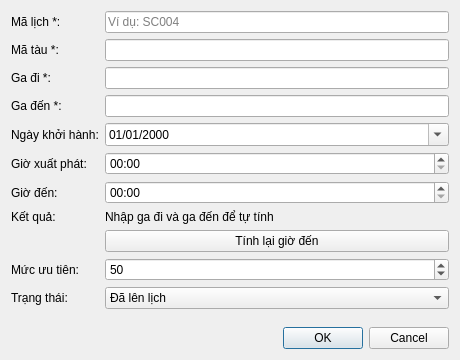
<?xml version="1.0" encoding="utf-8"?>
<ui version="4.0">
 <class>ScheduleDialog</class>
 <widget class="QDialog" name="ScheduleDialog">
  <property name="geometry">
   <rect>
    <x>0</x>
    <y>0</y>
    <width>460</width>
    <height>360</height>
   </rect>
  </property>
  <layout class="QVBoxLayout">
   <item>
    <layout class="QFormLayout">
     <item row="0" column="0">
      <widget class="QLabel" name="label0">
       <property name="text">
        <string>Mã lịch *:</string>
       </property>
      </widget>
     </item>
     <item row="0" column="1">
      <widget class="QLineEdit" name="leId">
       <property name="placeholderText">
        <string>Ví dụ: SC004</string>
       </property>
      </widget>
     </item>
     <item row="1" column="0">
      <widget class="QLabel" name="label1">
       <property name="text">
        <string>Mã tàu *:</string>
       </property>
      </widget>
     </item>
     <item row="1" column="1">
      <widget class="QLineEdit" name="leTrainId">
       <property name="placeholderText">
        <string></string>
       </property>
      </widget>
     </item>
     <item row="2" column="0">
      <widget class="QLabel" name="label2">
       <property name="text">
        <string>Ga đi *:</string>
       </property>
      </widget>
     </item>
     <item row="2" column="1">
      <widget class="QLineEdit" name="leFrom">
       <property name="placeholderText">
        <string></string>
       </property>
      </widget>
     </item>
     <item row="3" column="0">
      <widget class="QLabel" name="label3">
       <property name="text">
        <string>Ga đến *:</string>
       </property>
      </widget>
     </item>
     <item row="3" column="1">
      <widget class="QLineEdit" name="leTo">
       <property name="placeholderText">
        <string></string>
       </property>
      </widget>
     </item>
     <item row="4" column="0">
      <widget class="QLabel" name="label4">
       <property name="text">
        <string>Ngày khởi hành:</string>
       </property>
      </widget>
     </item>
     <item row="4" column="1">
      <widget class="QDateEdit" name="deDate">
       <property name="calendarPopup">
        <bool>true</bool>
       </property>
       <property name="displayFormat">
        <string>dd/MM/yyyy</string>
       </property>
      </widget>
     </item>
     <item row="5" column="0">
      <widget class="QLabel" name="label5">
       <property name="text">
        <string>Giờ xuất phát:</string>
       </property>
      </widget>
     </item>
     <item row="5" column="1">
      <widget class="QTimeEdit" name="teDep">
       <property name="displayFormat">
        <string>HH:mm</string>
       </property>
      </widget>
     </item>
     <item row="6" column="0">
      <widget class="QLabel" name="label6">
       <property name="text">
        <string>Giờ đến:</string>
       </property>
      </widget>
     </item>
     <item row="6" column="1">
      <widget class="QTimeEdit" name="teArr">
       <property name="displayFormat">
        <string>HH:mm</string>
       </property>
      </widget>
     </item>
     <item row="7" column="0">
      <widget class="QLabel" name="label7">
       <property name="text">
        <string>Kết quả:</string>
       </property>
      </widget>
     </item>
     <item row="7" column="1">
      <widget class="QLabel" name="lblCalcResult">
       <property name="text">
        <string>Nhập ga đi và ga đến để tự tính</string>
       </property>
       <property name="wordWrap">
        <bool>true</bool>
       </property>
      </widget>
     </item>
     <item row="8" column="0">
      <widget class="QLabel" name="label8">
       <property name="text">
        <string></string>
       </property>
      </widget>
     </item>
     <item row="8" column="1">
      <widget class="QPushButton" name="btnCalc">
       <property name="text">
        <string>Tính lại giờ đến</string>
       </property>
      </widget>
     </item>
     <item row="9" column="0">
      <widget class="QLabel" name="label9">
       <property name="text">
        <string>Mức ưu tiên:</string>
       </property>
      </widget>
     </item>
     <item row="9" column="1">
      <widget class="QSpinBox" name="sbPriority">
       <property name="minimum">
        <number>0</number>
       </property>
       <property name="maximum">
        <number>100</number>
       </property>
       <property name="value">
        <number>50</number>
       </property>
       <property name="suffix">
        <string></string>
       </property>
      </widget>
     </item>
     <item row="10" column="0">
      <widget class="QLabel" name="label10">
       <property name="text">
        <string>Trạng thái:</string>
       </property>
      </widget>
     </item>
     <item row="10" column="1">
      <widget class="QComboBox" name="cbStatus">
       <item>
        <property name="text">
         <string>Đã lên lịch</string>
        </property>
       </item>
       <item>
        <property name="text">
         <string>Đang chạy</string>
        </property>
       </item>
       <item>
        <property name="text">
         <string>Hoàn thành</string>
        </property>
       </item>
       <item>
        <property name="text">
         <string>Đã hủy</string>
        </property>
       </item>
      </widget>
     </item>
    </layout>
   </item>
   <item>
    <widget class="QDialogButtonBox" name="buttonBox">
     <property name="standardButtons">
      <set>QDialogButtonBox::Cancel|QDialogButtonBox::Ok</set>
     </property>
    </widget>
   </item>
  </layout>
 </widget>
 <resources />
 <connections>
  <connection>
   <sender>buttonBox</sender>
   <signal>accepted()</signal>
   <receiver>ScheduleDialog</receiver>
   <slot>accept()</slot>
  </connection>
  <connection>
   <sender>buttonBox</sender>
   <signal>rejected()</signal>
   <receiver>ScheduleDialog</receiver>
   <slot>reject()</slot>
  </connection>
 </connections>
</ui>
